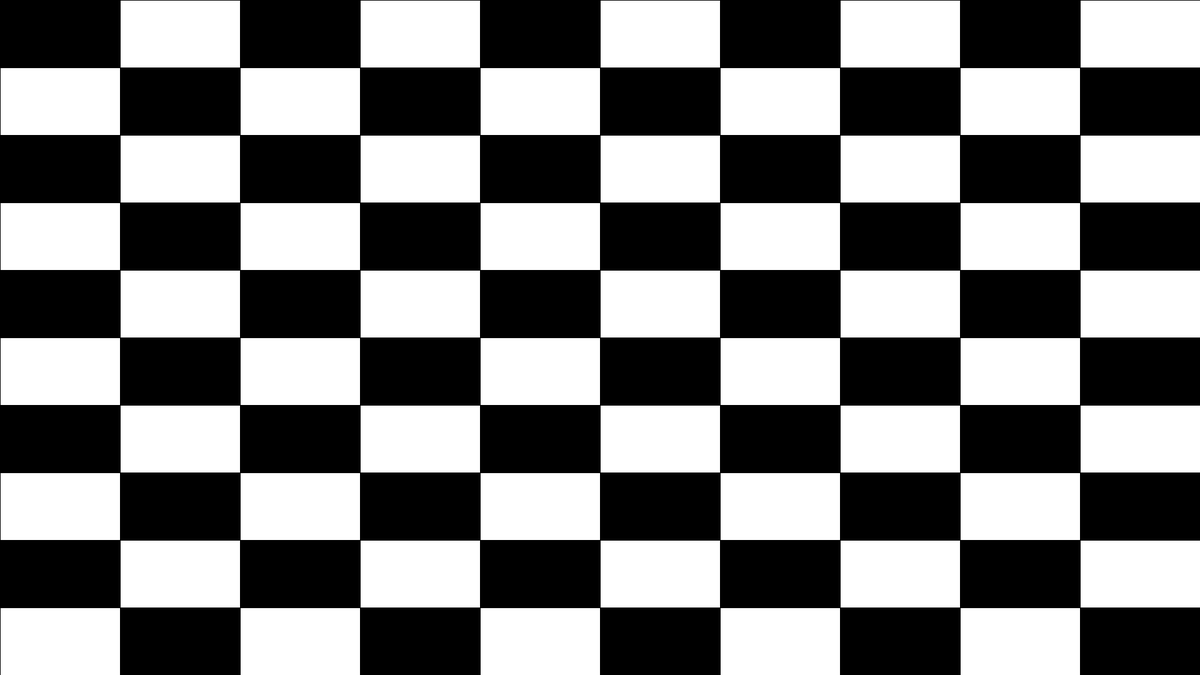
Frame 1 (no input)
Frame 60 (the mouse pressed at the canvas centre just before this capture): identical to frame 1, image omitted
Frame 120 (the mouse held since frame 60 and released just before this capture): identical to frame 1, image omitted

The Processing sketch that drew this single still picture (run headless with seeded random() and noise(); from frame 60 on, the mouse is pressed at the canvas centre):

// Processing sketch: Loops_06_Checkerboard
// ── Loops_06_Checkerboard.pde
/*
Loops_06_Checkerboard.pde
Author: Alexandros Lotsos
Summary: An example showcasing the use of nested for loops to create a checkered board.
*/

//x and y dimensions of the checkerboard
float xDim = 10;
float yDim = 10;

//limit to the dimensions of the checkerboard
float lim = 100;

void setup(){
  size(1920, 1080);
  background(155);
}

void draw(){
  background(155); //refresh bg
  
  //compute xStep and yStep based on board dimensions
  float xStep = width/xDim;
  float yStep = height/yDim;
  
  //nest the for loops to create the complete grid.
  //notice the use of x++ and y++ rather than x += xStep and y += yStep. Why is it better to use one over the other right now?
  for(float x = 0; x < xDim; x++){
    for(float y = 0; y < yDim; y++){
      //check rectangle position in the grid and decide fill
      if(y%2 == 0 && x%2 == 0){ //even rows color even cells black
        fill(0);
      }else if(y%2 != 0 && x%2 != 0){ //odd rows color odd cells black
        fill(0);
      }else{ //everything else is colored white.
        fill(255);
      }
      
      ///draw the rectangle at the appropriate position.
      rect(x*xStep, y*yStep, xStep, yStep);
    }
  }
}

void keyPressed(){
  //using the arrow keys and the R key we will:
  if(keyCode == LEFT && xDim > 0){ //decrease x dimension by one
    xDim--;
  }else if(keyCode == RIGHT && xDim < lim){ //increase x dimension by one
    xDim++;
  }else if(keyCode == DOWN && yDim > 0){ //decrease y dimension by one
    yDim--;
  }else if(keyCode == UP && yDim < lim){ //increase y dimension by one
    yDim++;
  }else if(key == 'r' || key == 'R'){ //reset dimensions back to 10x10
    xDim = 10;
    yDim = 10;
  }
}
